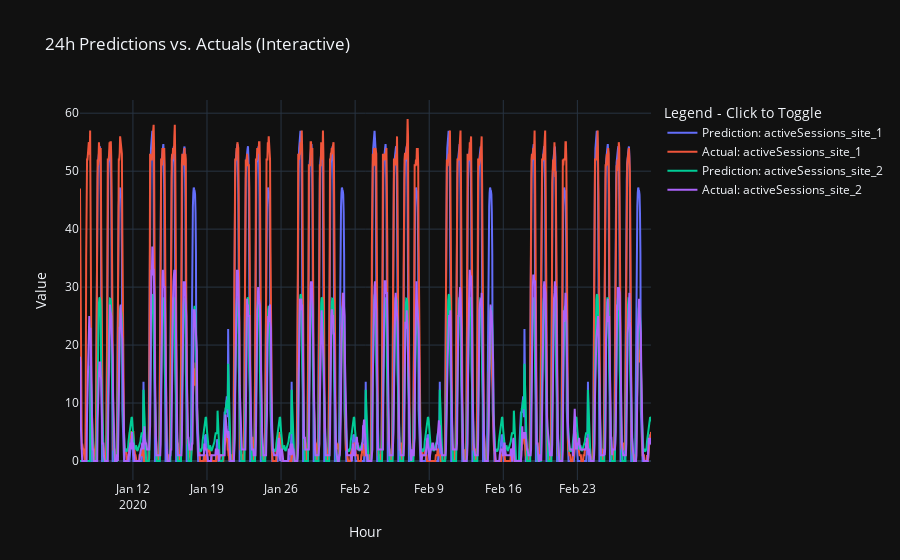

The code cell stored with this chart in its notebook:
### Markdown cell above
## 6. Model Evaluation and Visualization

After training, the model was evaluated using the test data, and predictions were compared against actual values. The following insights were gained for the "Active Sessions" at Site 1 and 2:

### Code cell
import torch
import numpy as np
import pandas as pd
import plotly.graph_objects as go
import joblib
from src.models.lstm_24h_v2 import UtilizationPredictor

def prepare_24h_batches(df, start_hour=0):
    """
    Divides the dataset into 24-hour sections, starting at `start_hour`.
    """
    df['hour_of_day'] = df['hour'].dt.hour
    start_indices = df[df['hour_of_day'] == start_hour].index

    batches = []
    for start_idx in start_indices:
        if start_idx + 24 <= len(df):
            batch = df.iloc[start_idx:start_idx + 24]
            batches.append(batch)

    return batches

def generate_plots_for_24h_predictions(
        ckpt_path: str,
        test_batches,
        target_columns,
        input_columns,
        device: str = "cpu"
):
    """
    Makes predictions for 24h batches and creates a common diagram.
    """
    model = UtilizationPredictor.load_from_checkpoint(ckpt_path)
    model.to(device)
    model.eval()

    all_predictions = []
    all_actuals = []
    all_hours = []

    with torch.no_grad():
        for batch in test_batches:
            input_data = batch[input_columns].values
            targets = batch[target_columns].values
            hours = batch["hour"].values

            input_tensor = torch.tensor(input_data, dtype=torch.float32).unsqueeze(0).to(device)
            target_tensor = torch.tensor(targets, dtype=torch.float32).unsqueeze(0).to(device)

            predictions = model(input_tensor).cpu().numpy()

            all_predictions.append(predictions[0])  # Batch (24, num_targets)
            all_actuals.append(targets)  # (24, num_targets)
            all_hours.append(hours)  # (24,)

    # Create DataFrames
    all_predictions = np.concatenate(all_predictions, axis=0)
    all_actuals = np.concatenate(all_actuals, axis=0)
    all_hours = np.concatenate(all_hours, axis=0)

    # 24h shift
    shifted_predictions = np.zeros_like(all_predictions)
    shifted_predictions[24:] = all_predictions[:-24]

    col_pred = [f"pred_{col}" for col in target_columns]
    col_act = [f"actual_{col}" for col in target_columns]

    df_predictions = pd.DataFrame(shifted_predictions, columns=col_pred)
    df_actuals = pd.DataFrame(all_actuals, columns=col_act)
    df_combined = pd.concat([df_predictions, df_actuals], axis=1)
    df_combined['hour'] = all_hours

    plot_active_sessions_sites(df_combined)

    # Create plotly diagram
    fig = go.Figure()
    target_columns = [
        'activeSessions_site_1',
        'activeSessions_site_2'
    ]
    for col in target_columns:
        fig.add_trace(go.Scatter(
            x=df_combined["hour"],
            y=df_combined[f"pred_{col}"],
            mode="lines",
            name=f"Prediction: {col}"
        ))
        fig.add_trace(go.Scatter(
            x=df_combined["hour"],
            y=df_combined[f"actual_{col}"],
            mode="lines",
            name=f"Actual: {col}"
        ))

    fig.update_layout(
        title="24h Predictions vs. Actuals (Interactive)",
        xaxis_title="Hour",
        yaxis_title="Value",
        legend_title="Legend - Click to Toggle"
    )
    fig.show()


    # Save the plot
    fig.write_html("output/24h_predictions.html")

def plot_active_sessions_sites(df_combined):
    # Extract data for site 1
    hours = df_combined["hour"]
    pred_active_sessions_site_1 = df_combined["pred_activeSessions_site_1"]
    actual_active_sessions_site_1 = df_combined["actual_activeSessions_site_1"]

    # Extract data for site 2
    pred_active_sessions_site_2 = df_combined["pred_activeSessions_site_2"]
    actual_active_sessions_site_2 = df_combined["actual_activeSessions_site_2"]

    # Create subplots
    fig, axes = plt.subplots(1, 2, figsize=(14, 6), sharey=True)

    # Plot for Site 1
    axes[0].plot(hours, pred_active_sessions_site_1, label="Prediction: Active Sessions (Site 1)", linestyle='-')
    axes[0].plot(hours, actual_active_sessions_site_1, label="Actual: Active Sessions (Site 1)", linestyle='-')
    axes[0].set_title("Active Sessions on Site 1")
    axes[0].set_xlabel("Hour")
    axes[0].set_ylabel("Active Sessions")
    axes[0].legend()
    axes[0].grid(True)

    # Plot for Site 2
    axes[1].plot(hours, pred_active_sessions_site_2, label="Prediction: Active Sessions (Site 2)", linestyle='-')
    axes[1].plot(hours, actual_active_sessions_site_2, label="Actual: Active Sessions (Site 2)", linestyle='-')
    axes[1].set_title("Active Sessions on Site 2")
    axes[1].set_xlabel("Hour")
    axes[1].legend()
    axes[1].grid(True)

    # Adjust layout
    plt.tight_layout()

    # Show the plot
    plt.show()

    # Compute prediction error
    df_combined["error_activeSessions_site_1"] = df_combined["actual_activeSessions_site_1"] - df_combined["pred_activeSessions_site_1"]
    df_combined["error_activeSessions_site_2"] = df_combined["actual_activeSessions_site_2"] - df_combined["pred_activeSessions_site_2"]

    # Create subplots for prediction error over time
    fig, axes = plt.subplots(1, 2, figsize=(14, 6), sharey=True)

    # Plot for Site 1
    axes[0].plot(df_combined["hour"], df_combined["error_activeSessions_site_1"], label="Error: Active Sessions (Site 1)", linestyle='-', marker='.')
    axes[0].set_title("Prediction Error - Site 1")
    axes[0].set_xlabel("Hour")
    axes[0].set_ylabel("Prediction Error")
    axes[0].legend()
    axes[0].grid(True)

    # Plot for Site 2
    axes[1].plot(df_combined["hour"], df_combined["error_activeSessions_site_2"], label="Error: Active Sessions (Site 2)", linestyle='-', marker='.')
    axes[1].set_title("Prediction Error - Site 2")
    axes[1].set_xlabel("Hour")
    axes[1].legend()
    axes[1].grid(True)

    # Adjust layout
    plt.tight_layout()

    # Show the plot
    plt.show()
if __name__ == "__main__":
    # --- Parameter ---
    target_columns = [
        'avgChargingPower_site_1',
        'activeSessions_site_1',
        'avgChargingPower_site_2',
        'activeSessions_site_2'
    ]

    input_columns = ['hour_sin', 'hour_cos', 'is_holiday', 'is_weekend', 'is_vacation']

    dummies = ['day_of_week_0', 'day_of_week_1', 'day_of_week_2', 'day_of_week_3', 'day_of_week_4', 'day_of_week_5', 'day_of_week_6']
    input_columns += dummies
    sequence_length = 24

    # Load test dates
    df_test = pd.read_csv("data/processed/test_dataset_shifted.csv", parse_dates=["hour"])


    scaler_features = joblib.load('models/scaler_features.pkl')
    scaler_targets = joblib.load('models/scaler_targets.pkl')
    df_test[input_columns] = df_test[input_columns].astype('float32')
    df_test[target_columns] = df_test[target_columns].astype('float32')

    # Prepare 24h batches
    test_batches = prepare_24h_batches(df_test, start_hour=0)

    ckpt_path = "models/model_final.ckpt"

    # Generate predictions and plots
    generate_plots_for_24h_predictions(
        ckpt_path=ckpt_path,
        test_batches=test_batches,
        target_columns=target_columns,
        input_columns=input_columns,
        device="cpu"
    )

### Figure 1 — Plotly figure (JSON) as saved in the notebook; plotly's stock layout.template omitted (floating-point values rounded to 4 significant figures; data arrays with more than 128 entries replaced by an {"elided": "..."} marker saying what was removed)
{"data": [{"mode": "lines", "name": "Prediction: activeSessions_site_1", "x": {"elided": "1296 str values"}, "y": {"elided": "1296 float values"}, "type": "scatter"}, {"mode": "lines", "name": "Actual: activeSessions_site_1", "x": {"elided": "1296 str values"}, "y": {"elided": "1296 float values"}, "type": "scatter"}, {"mode": "lines", "name": "Prediction: activeSessions_site_2", "x": {"elided": "1296 str values"}, "y": {"elided": "1296 float values"}, "type": "scatter"}, {"mode": "lines", "name": "Actual: activeSessions_site_2", "x": {"elided": "1296 str values"}, "y": {"elided": "1296 float values"}, "type": "scatter"}], "layout": {"title": {"text": "24h Predictions vs. Actuals (Interactive)"}, "xaxis": {"title": {"text": "Hour"}}, "yaxis": {"title": {"text": "Value"}}, "legend": {"title": {"text": "Legend - Click to Toggle"}}}}
